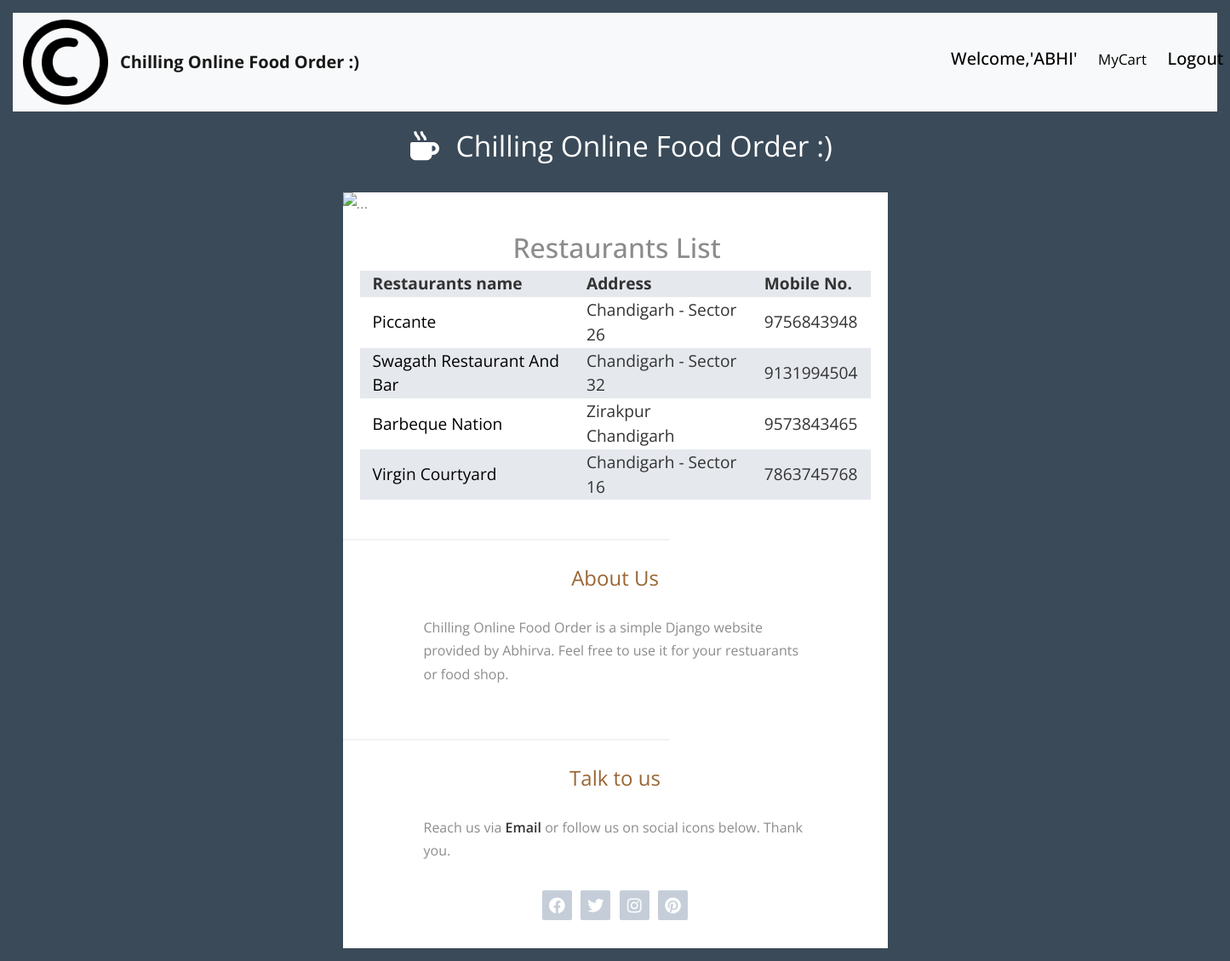
Screenshot of / (signed in) with the database file from the repository.
### food_app/models.py (models this page shows, shortened)
class RestaurentCategoryModel(models.Model):
    name  = models.CharField(max_length=100)
    address = models.CharField(max_length=200)
    mobile_no = models.CharField(max_length=10)
    description = models.CharField(max_length=500)

### food_app/views.py (the view)
# urls.py: path('', views.indexView),
def indexView(request):
    data = RestaurentCategoryModel.objects.all()
    return render(request,'index.html',{"data":data})

### templates/index.html
{% extends 'base.html' %}
{% load static %}
{% block body_block %}
<div class="tm-container">
  <div class="tm-main-content">
    <section class="tm-section">
      <h2 style="margin-left: 30%;">Restaurants List</h2>
        <table>
          <tr>
            <th><b>Restaurants name</b></th>
            <th><b>Address</b></th>
            <th><b>Mobile No.</b></th>
          </tr>
          {% for rest in data %}
            <tr>
              <th><a href="/menuView/?id={{ rest.id }}" style="text-decoration: none;color: black;">{{ rest.name }}</a></th>
              <th>{{ rest.address }}</th>
              <th>{{ rest.mobile_no }}</th>
            </tr>
          {% endfor %}
        </table>
  </section>
    <hr />
    <section class="tm-section tm-section-small">
      <h2 class="tm-section-header">About Us</h2>
      <p>
        Chilling Online Food Order is a simple Django website provided by
        Abhirva. Feel free to use it for your restuarants or food shop.
      </p>
    </section>
    <hr />
    <section class="tm-section tm-section-small">
      <h2 class="tm-section-header">Talk to us</h2>
      <p class="tm-mb-0">
        Reach us via
        <a href="mailto:info@example.com" class="tm-contact-link">Email</a>
        or follow us on social icons below. Thank you.
      </p>
      <div class="tm-social-icons">
        <div class="tm-social-link-container">
          <a href="https://fb.com/tooplate" class="tm-social-link">
            <i class="fab fa-facebook"></i>
          </a>
        </div>
        <div class="tm-social-link-container">
          <a href="https://twitter.com" class="tm-social-link">
            <i class="fab fa-twitter"></i>
          </a>
        </div>
        <div class="tm-social-link-container">
          <a href="https://instagram.com" class="tm-social-link">
            <i class="fab fa-instagram"></i>
          </a>
        </div>
        <div class="tm-social-link-container">
          <a href="https://pinterest.com" class="tm-social-link">
            <i class="fab fa-pinterest"></i>
          </a>
        </div>
      </div>
    </section>
  </div>
{% endblock %}

### templates/base.html (shortened to what this page needs)
{% load static %}
<!doctype html>
<html lang="en">
  <head>
    <link href="https://cdn.jsdelivr.net/npm/bootstrap@5.0.2/dist/css/bootstrap.min.css" rel="stylesheet">
    <link href="{% static 'css/fontawesome/css/all.min.css' %}" rel="stylesheet" />
    <link href="{% static 'css/tooplate-chilling-cafe.css' %}" rel="stylesheet" />
  </head>
  <body>
    <nav class="navbar navbar-expand-lg navbar-light bg-light">
  <div class="container-fluid">
    <img src="{% static 'img\trade-mark.png' %}" style="height: 100px;width: 100px;">
    <a class="navbar-brand" href="#" style="margin-left: 1%;"><b>Chilling Online Food Order :)</b></a>
    <div class="collapse navbar-collapse" id="navbarNavAltMarkup">
      <div class="navbar-nav">
          {% if user.is_authenticated %}
          <h5 style="color: black;margin-left: 250%;">Welcome,'{{ request.user|upper }}'</h5>
          <h5 style="margin-left: 9%;"></h5><a href="/cart/" style="text-decoration: none; color: black;">MyCart</a></h5>
          <h5 style="margin-left: 9%;"><a href="/accounts/logout" style="text-decoration: none;color: black;"> Logout</a></h5>
            {% else %}
              <h5 style="margin-left: 1000px;"><a href="/accounts/login" style="text-decoration: none;color: black;">Login</a></h5>
            {% endif %}
      </div>
    </div>
  </div>
</nav>
<div class="tm-container">
  <div class="tm-text-white tm-page-header-container">
    <i class="fas fa-mug-hot fa-2x tm-page-icon"></i>
    <h1 class="tm-page-header">Chilling Online Food Order :)</h1>
  </div>
  <div class="tm-main-content">
<div id="carouselExampleInterval" class="carousel slide" data-bs-ride="carousel">
  <div class="carousel-inner">
    <div class="carousel-item active" data-bs-interval="10000">
      <img src="{% static 'img\food-3409682_1920.jpg' %}" class="d-block w-100" alt="...">
    </div>
  </div>
  <button class="carousel-control-prev" type="button" data-bs-target="#carouselExampleInterval" data-bs-slide="prev">
    <span class="carousel-control-prev-icon" aria-hidden="true"></span>
  </button>
  <button class="carousel-control-next" type="button" data-bs-target="#carouselExampleInterval" data-bs-slide="next">
    <span class="carousel-control-next-icon" aria-hidden="true"></span>
  </button>
</div>
</div>
</div>
  </body>
  {% block body_block %}
  {% endblock %}
</html>

### static/css/tooplate-chilling-cafe.css (style rules this page uses)
body { background-color: #3a4a58; color: #8c8c8c; font-family: "Open Sans", Arial, Helvetica, sans-serif; font-size: 17px; font-weight: 400; padding: 15px; margin: 0; }
.tm-container { max-width: 640px; margin-left: auto; margin-right: auto; }
.tm-main-content { background-color: #ffffff; }
.tm-text-white { color: white; }
.tm-page-header-container { text-align: center; }
.tm-page-header { display: inline-block; vertical-align: baseline; margin-top: 20px; margin-bottom: 35px; font-size: 2.1rem; font-weight: 400; }
.tm-page-icon { display: inline-block; vertical-align: baseline; padding: 15px; }
.tm-section-header { color: #996633; text-align: center; font-weight: 400; font-size: 1.5rem; margin-top: 30px; margin-bottom: 30px; }
table { width: 100%; border-spacing: 0; }
th { color: #333333; font-weight: 400; font-size: 1.2rem; padding-left: 15px; padding-right: 15px; }
tr:nth-child(odd) { background-color: #e5e8ed; }
.tm-section { padding-top: 20px; padding-left: 20px; padding-right: 20px; padding-bottom: 30px; }
.tm-section-small { max-width: 490px; margin-left: auto; margin-right: auto; padding-top: 0; }
p { font-size: 1rem; line-height: 1.7; }
.tm-mb-0 { margin-bottom: 0; }
img { max-width: 100%; }
hr { width: 60%; border: 0.5px solid #ccc; }
.tm-social-icons { text-align: center; margin-top: 30px; }
.tm-social-icons i { font-size: 1.2rem; }
.tm-social-link-container { display: inline-block; }
.tm-social-link { color: white; background-color: #c5ced8; border-radius: 2px; width: 35px; height: 35px; display: flex; justify-content: center; align-items: center; margin: 3px; text-decoration: none; transition: all 0.3s ease; }
.tm-contact-link { color: #333333; font-weight: 600; text-decoration: none; }
a { transition: all 0.3s ease; }

### rows the page displays
RestaurentCategoryModel: name "Piccante", address "Chandigarh - Sector 26", mobile_no "9756843948"
RestaurentCategoryModel: name "Swagath Restaurant And Bar", address "Chandigarh - Sector 32", mobile_no "9131994504"
RestaurentCategoryModel: name "Barbeque Nation", address "Zirakpur Chandigarh", mobile_no "9573843465"
RestaurentCategoryModel: name "Virgin Courtyard", address "Chandigarh - Sector 16", mobile_no "7863745768"

### other values shown
{{ request.user|upper }} "ABHI"
